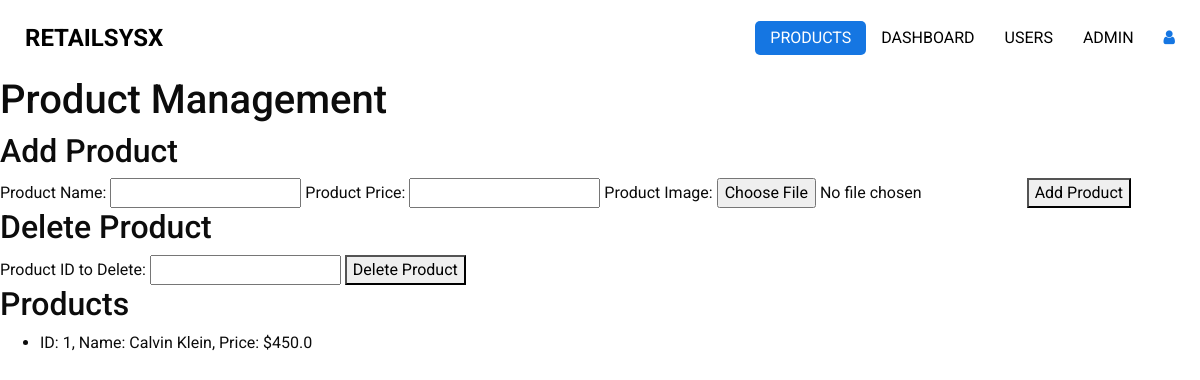
The page /manage-products on the database its author committed.
### app.py (models this page shows)
class Product(db.Model):
    id = db.Column(db.Integer, primary_key=True)
    name = db.Column(db.String(80), unique=True, nullable=False)
    price = db.Column(db.Float, nullable=False)
    image_filename = db.Column(db.String(255), nullable=True)
    cart_items = db.relationship('CartItem', back_populates='product')
    order_items = db.relationship('OrderItem', back_populates='product')

### app.py (the view)
@app.route('/manage-products')
def manage_products():
    products = Product.query.all()
    return render_template('admin/templates/manage_products.html', products=products)

### templates/admin/templates/manage_products.html (shortened to what this page needs)
<!DOCTYPE html>
<html>
<head>
  <link rel="stylesheet" type="text/css" href="../static/css/bootstrap.css" />
  <link href="../static/css/font-awesome.min.css" rel="stylesheet" />
  <link href="../static/css/style.css" rel="stylesheet" />
  <link href="../static/css/responsive.css" rel="stylesheet" />
</head>
<body>
  <div class="hero_area">
    <header class="header_section">
      <div class="container-fluid">
        <nav class="navbar navbar-expand-lg custom_nav-container ">
          <a class="navbar-brand" href="href="{{ url_for('main') }}"">
            <span>
              RetailSysX
            </span>
          </a>
            <div class="collapse navbar-collapse" id="navbarSupportedContent">
            <ul class="navbar-nav  ">
              <li class="nav-item active">
                <a class="nav-link" href="">Products </a>
              </li>
              <li class="nav-item">
                <a class="nav-link" href="{{ url_for('admin_page') }}">Dashboard</a>
              </li>
              <li class="nav-item">
                <a class="nav-link" href="{{ url_for('delete_user_page') }}">Users</a>
              </li>
              <li class="nav-item">
                <a class="nav-link" href="{{ url_for('add_admin_page') }}">Admin</a>
              </li>
            </ul>
            <div class="user_optio_box">
              <a href="{{ url_for('index') }}" onclick="return confirmLogout()">
                <i class="fa fa-user" aria-hidden="true" title="Logout as user"></i>
              </a>
            </div>
          </div>
        </nav>
      </div>
    </header>
<body>
    <h1>Product Management</h1>
    <h2>Add Product</h2>
    <form action="/add-product" enctype="multipart/form-data" method="POST">
        <label for="product-name">Product Name:</label>
        <input type="text" id="product-name" name="product_name" required>
        <label for="product-price">Product Price:</label>
        <input type="number" id="product-price" name="product_price" step="0.01" required>
         <label for="product-image">Product Image:</label>
        <input type="file" id="product-image" name="product_image" accept="image/*" required>
        <button type="submit">Add Product</button>
    </form>
    <h2>Delete Product</h2>
    <form action="/delete-product" method="POST">
        <label for="product-id">Product ID to Delete:</label>
        <input type="number" id="product-id" name="product_id" required>
        <button type="submit">Delete Product</button>
    </form>
    <h2>Products</h2>
    <ul>
        {% for product in products %}
            <li>ID: {{ product.id }}, Name: {{ product.name }}, Price: ${{ product.price }}</li>
        {% endfor %}
    </ul>
</body>
</html>

### static/css/style.css (style rules this page uses)
body { font-family: "Roboto", sans-serif; color: #0c0c0c; background-color: #ffffff; overflow-x: hidden; }
a, a:hover, a:focus { text-decoration: none; }
.hero_area { position: relative; min-height: 100vh; display: -webkit-box; display: -ms-flexbox; display: flex; -webkit-box-orient: vertical; -webkit-box-direction: normal; -ms-flex-direction: column; flex-direction: column; }
.header_section .container-fluid { padding-right: 25px; padding-left: 25px; }
.navbar-brand span { font-weight: bold; color: #000000; font-size: 24px; text-transform: uppercase; }
.custom_nav-container { padding: 15px 0; }
.custom_nav-container .navbar-nav { margin: auto; }
.custom_nav-container .navbar-nav .nav-item .nav-link { padding: 5px 25px; color: #000000; text-align: center; text-transform: uppercase; border-radius: 5px; -webkit-transition: all 0.3s; transition: all 0.3s; }
.custom_nav-container .navbar-nav .nav-item:hover .nav-link, .custom_nav-container .navbar-nav .nav-item.active .nav-link { color: #ffffff; background-color: #1576E2; }
.user_optio_box { display: -webkit-box; display: -ms-flexbox; display: flex; }
.user_optio_box a { margin-left: 15px; color: #1576E2; }

### static/css/responsive.css (style rules this page uses)
@media (max-width: 1300px) { .custom_nav-container .navbar-nav { margin: 0; margin-left: auto; align-items: center; } }
@media (max-width: 1300px) { .custom_nav-container .navbar-nav .nav-item .nav-link { padding: 5px 15px; } }

### rows shown on the page
Product: id "1", name "Calvin Klein", price "450.0"
